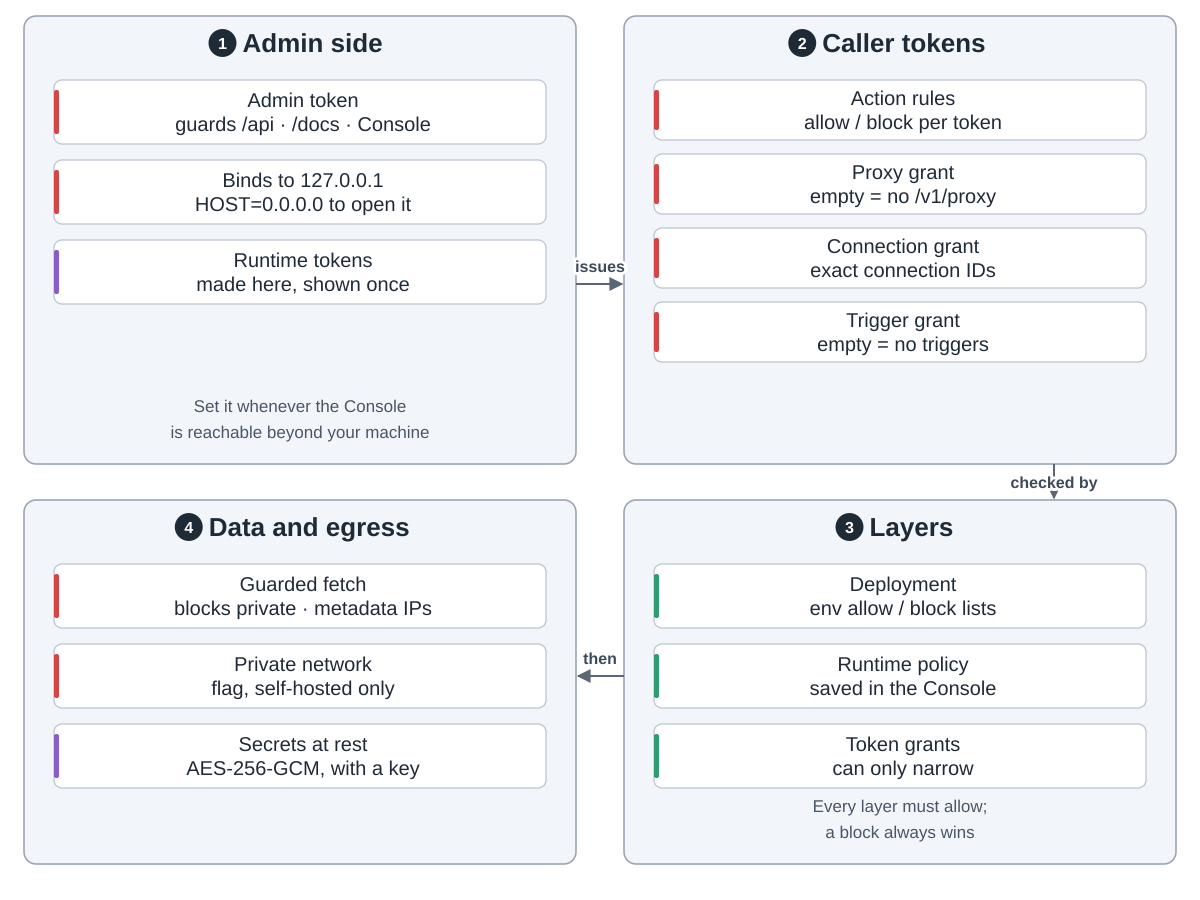

Write Python code to recreate this figure.
"""Safety rails: who may manage, what a caller may do, how the layers stack, what leaves the box.
Drawn from oomol-lab/open-connector at commit 20c6c44 (docs/credentials.md, docs/configuration.md,
docs/runtime-api.md, AGENTS.md "Provider Network Egress", src/server/api/auth.ts).
Run: python3 safety.py"""
import sys
from pathlib import Path

sys.path.insert(0, str(Path(__file__).resolve().parents[2] / "tools"))
from archdiagram import Diagram, L, R, GW, T1, H1, T2, H2  # noqa: E402

d = Diagram("Safety rails",
            "1 Admin side: OOMOL_CONNECT_ADMIN_TOKEN guards the admin API, the docs and the Web Console; "
            "set it whenever the Console is reachable beyond your machine; the server binds to 127.0.0.1 unless HOST is set to 0.0.0.0; runtime tokens are made there and shown once. "
            "2 Caller tokens: a persistent token carries its own grants for actions, proxies, connections and "
            "triggers; an empty proxy grant means no /v1/proxy calls, and an empty trigger grant means no triggers. "
            "3 Layers: deployment allow and block lists from environment variables, the runtime policy saved in the "
            "Console, and the token's grants; every layer must allow, a block always wins, and a token can only narrow. "
            "4 Data and egress: provider requests go through a guarded fetch that blocks private and cloud metadata "
            "addresses; private networks for self-hosted providers need the OOMOL_CONNECT_ALLOW_PRIVATE_NETWORK flag; "
            "stored secrets use AES-256-GCM only when OOMOL_CONNECT_ENCRYPTION_KEY is set.")

d.group(L, 16, GW, H1 + 68, "Admin side", 1)
d.column(L, 16, [("Admin token|guards /api · /docs · Console", "review"),
                 ("Binds to 127.0.0.1|HOST=0.0.0.0 to open it", "review"),
                 ("Runtime tokens|made here, shown once", "write")])
d.notes(L, 16, H1 + 68, "Set it whenever the Console", "is reachable beyond your machine")

d.group(R, 16, GW, H1 + 68, "Caller tokens", 2)
d.column(R, 16, [("Action rules|allow / block per token", "review"),
                 ("Proxy grant|empty = no /v1/proxy", "review"),
                 ("Connection grant|exact connection IDs", "review"),
                 ("Trigger grant|empty = no triggers", "review")], h=60, gap=14)

d.group(R, T2, GW, H2, "Layers", 3)
d.column(R, T2, [("Deployment|env allow / block lists", "plan"),
                 ("Runtime policy|saved in the Console", "plan"),
                 ("Token grants|can only narrow", "plan")])
d.notes(R, T2, H2, "Every layer must allow;", "a block always wins")

d.group(L, T2, GW, H2, "Data and egress", 4)
d.column(L, T2, [("Guarded fetch|blocks private · metadata IPs", "review"),
                 ("Private network|flag, self-hosted only", "review"),
                 ("Secrets at rest|AES-256-GCM, with a key", "write")])

d.arrow(f"M{L + GW} {T1 + 200}H{R - 2}", label="issues", at=(600, T1 + 188))
d.arrow(f"M{R + 430} {16 + H1 + 68}V{T2 - 2}", label="checked by", at=(R + 430, T1 + H1 + 24))
d.arrow(f"M{R} {T2 + 176}H{L + GW + 2}", label="then", at=(600, T2 + 164))

d.save(Path(__file__).with_name("safety.svg"))
